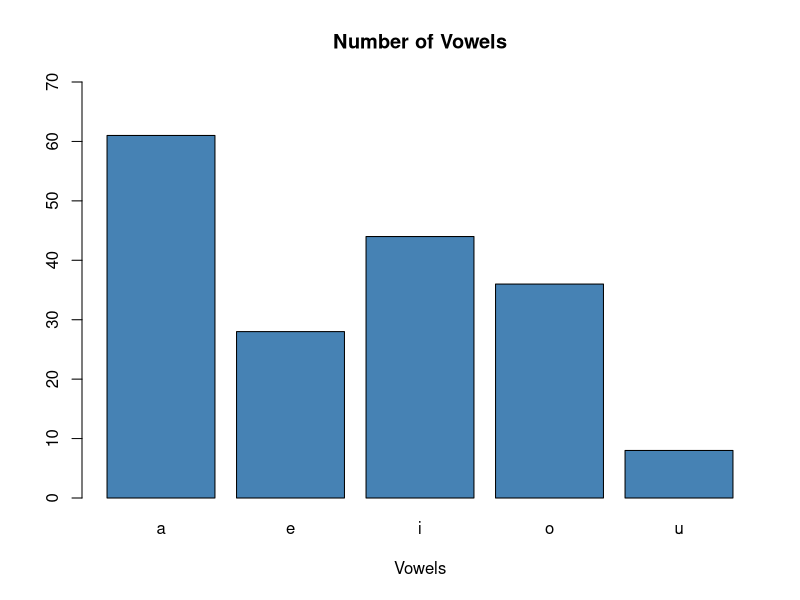

R code for this plot:
USArrests

states <- rownames(USArrests)

vowels = c("a","e","i","o","u")

num_vowels = vector(mode = "integer", length = 5) # Creating an empty vector

library(stringr)

for (j in seq_along(vowels)){
  
  num_aux = str_count(tolower(states), vowels[j])
  
  num_vowels[j] = sum(num_aux)
}  

names(num_vowels) = vowels     # adding names to the strings

sum(num_vowels) # Total number of Vowels 

barplot(num_vowels, main = "Number of Vowels", ylim= c(0,70), xlab = "Vowels", col = "steelblue")
